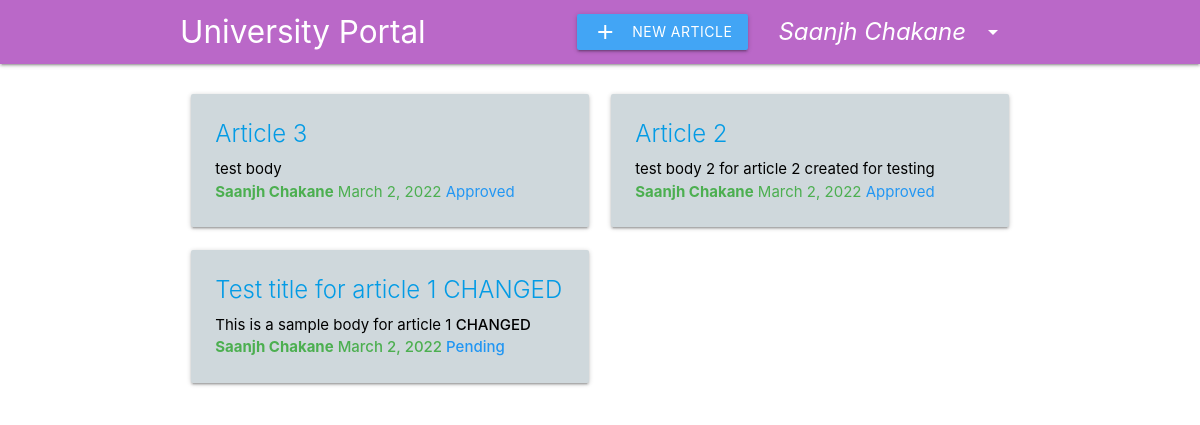
The page / (signed in) on the database as committed earlier.
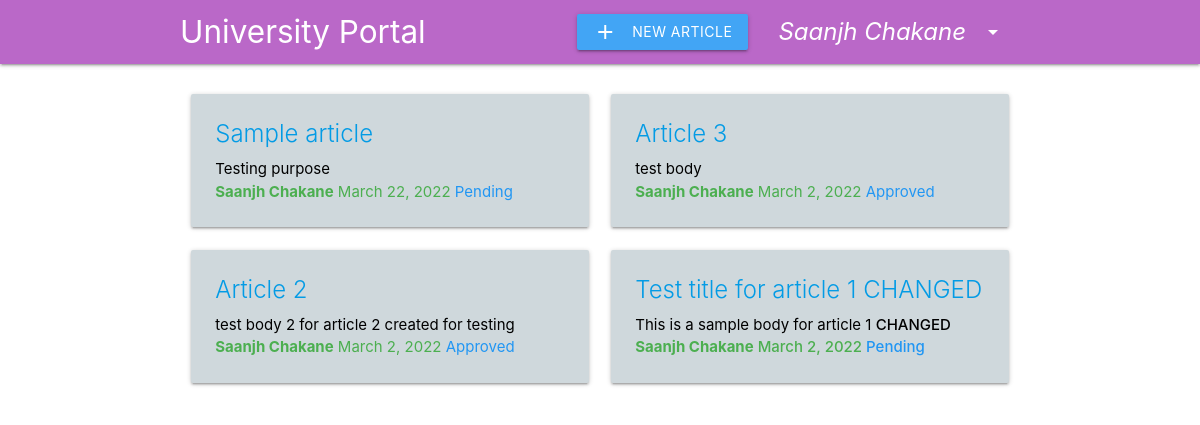
The same page on the database as committed later.
### articles/models.py (models this page shows)
class Articles(models.Model):
    title = models.CharField(max_length=200)
    body = RichTextField()
    created_at = models.DateTimeField(auto_now_add=True)
    user = models.ForeignKey(settings.AUTH_USER_MODEL, default=1, on_delete=models.CASCADE)
    reviewer = models.ForeignKey(User, related_name='reviewer', null=True, on_delete=models.DO_NOTHING)
    status = models.CharField(max_length=20, default='pending')

### articles/views.py (the view)
# urls.py: path('', views.index, name='homepage'),
@login_required
def index(request):
    user_role = UserRoles.objects.filter(user=request.user)
    if user_role[0].role == 'student':
        articles = Articles.objects.filter(user=request.user).order_by('-created_at')[:10]
    else:
        articles = Articles.objects.filter(reviewer=request.user).order_by('-created_at')[:10]
    context = {
        'articles': articles,
        'user_role': user_role[0].role
    }
    return render(request, 'index.html', context)

### articles/templates/index.html
{% extends "layout.html" %}
{% block content %}
    <div class="row">
        {% for article in articles %}
        <div class="col m6">
            <div class="card blue-grey lighten-4">
                <div class="card-content black-text">
                    <a href="/articles/details/{{article.id}}">
                        <span class="card-title">{{ article.title | truncatechars:45 | safe }}</span>
                    </a>
                    <p>{{ article.body | truncatechars:60 | safe }}</p>
                    <span class="green-text" style="font-weight: bold;">{{ article.user.first_name }} {{ article.user.last_name }}</span>
                    <span class="green-text">{{ article.created_at|date }}</span>
                    <span class="blue-text" style="text-transform:capitalize">{{ article.status }}</span>
                </div>
            </div>
        </div>
        {% endfor %}
    </div>
{% endblock %}

Rows that differ between the two databases and show on the page:
added Articles: title "Sample article", body "Testing purpose", user.first_name "Saanjh", user.last_name "Chakane", created_at "March 22, 2022", status "Pending"
